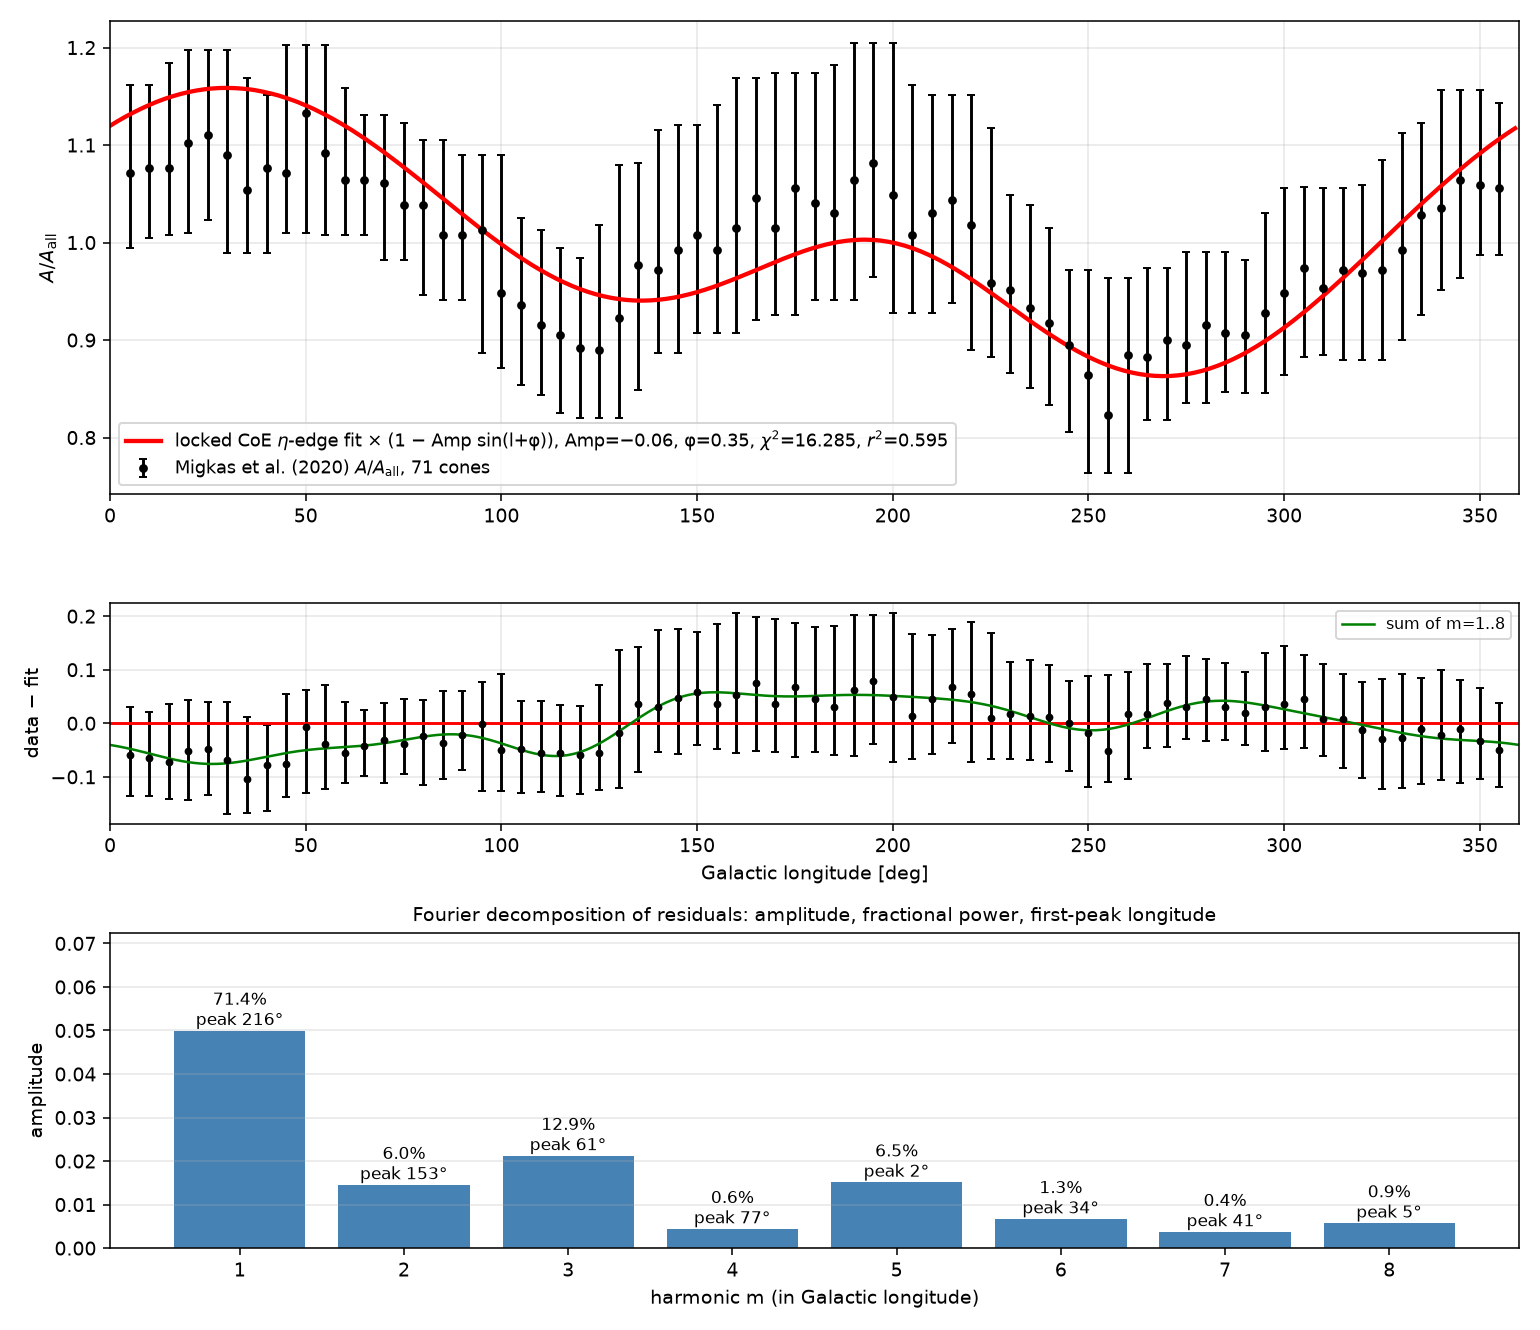

The Python source for this figure:
# Fig 11 variant WITH the sheet sin-amp transformation: model*(1-Amp*sin(2pi l/360+phi)), Amp=-0.06, phi=0.35 rad (as in L04_migkas_rotation.py / Fig 3).
# A/A_all data + locked CoE eta-edge fit, residuals, and Fourier decomposition of the residuals in l.
# Same data and model files as Fig04_amp_full.py.
import os,json,numpy as np,matplotlib;matplotlib.use('Agg');import matplotlib.pyplot as plt
H=os.path.dirname(os.path.abspath(__file__))
d=np.genfromtxt('/workspace/cosmology/migkas/fig6_digitized.csv',delimiter=',',names=True);l,y=d['l_deg'],d['A_over_Aall'];el,eh=d['A_err_low'],d['A_err_high'];s=0.5*(el+eh)
c=np.loadtxt('/workspace/cosmology-course/notes/catwise-eta-migkas-fit-d14.3.csv',delimiter=',',skiprows=1)
AMP,PHI=-0.06,0.35;T=lambda x:1-AMP*np.sin(np.radians(x)+PHI);c[:,1]=c[:,1]*T(c[:,0]);m=np.interp(l,c[:,0],c[:,1],period=360);r=y-m
chi2=float(np.sum(r**2/s**2));r2=float(1-np.sum(r**2)/np.sum((y-y.mean())**2))
# least-squares harmonic fit (points are 5 deg apart but not necessarily full-circle uniform)
M=8;L=np.radians(l);cols=[np.ones_like(L)]
for k in range(1,M+1):cols+=[np.cos(k*L),np.sin(k*L)]
X=np.stack(cols,1);coef=np.linalg.lstsq(X,r,rcond=None)[0]
a=coef[1::2];b=coef[2::2];amp=np.hypot(a,b);ph=np.degrees(np.arctan2(b,a))%360  # r ~ amp*cos(k(l-ph/k))
pw=amp**2/2;frac=pw/np.sum(pw);peak=(ph/np.arange(1,M+1))%(360/np.arange(1,M+1))
fig,ax=plt.subplots(3,1,figsize=(11,9.5),gridspec_kw=dict(height_ratios=[3,1.4,2]))
ax[0].errorbar(l,y,[el,eh],fmt='ko',ms=3.5,capsize=2,label='Migkas et al. (2020) $A/A_{\\rm all}$, 71 cones')
ax[0].plot(c[:,0],c[:,1],'r',lw=2.2,label=f'locked CoE $\\eta$-edge fit × (1 − Amp sin(l+φ)), Amp=−0.06, φ=0.35, $\\chi^2$={chi2:.3f}, $r^2$={r2:.3f}')
ax[0].set_ylabel('$A/A_{\\rm all}$');ax[0].legend(fontsize=9);ax[0].grid(alpha=.3);ax[0].set_xlim(0,360)
ax[1].errorbar(l,r,[el,eh],fmt='ko',ms=3,capsize=2);ax[1].axhline(0,color='r')
lf=np.linspace(0,360,721);ax[1].plot(lf,np.stack([np.ones_like(lf)]+sum([[np.cos(k*np.radians(lf)),np.sin(k*np.radians(lf))] for k in range(1,M+1)],[]),1)@coef,'g',lw=1.3,label=f'sum of m=1..{M}')
ax[1].set_ylabel('data − fit');ax[1].set_xlabel('Galactic longitude [deg]');ax[1].set_xlim(0,360);ax[1].grid(alpha=.3);ax[1].legend(fontsize=8)
k=np.arange(1,M+1);ax[2].bar(k,amp,color='steelblue')
for i in range(M):ax[2].text(k[i],amp[i],f'{100*frac[i]:.1f}%\npeak {peak[i]:.0f}°',ha='center',va='bottom',fontsize=8.5)
ax[2].set_xlabel('harmonic m (in Galactic longitude)');ax[2].set_ylabel('amplitude');ax[2].set_xticks(k);ax[2].set_ylim(0,amp.max()*1.45);ax[2].grid(alpha=.3,axis='y')
ax[2].set_title('Fourier decomposition of residuals: amplitude, fractional power, first-peak longitude',fontsize=10)
fig.tight_layout();fig.savefig(H+'/A_fit_residual_fourier_sinamp.png',dpi=140,facecolor='white')
out=dict(chi2=chi2,r2=r2,offset=float(coef[0]),modes=[dict(m=int(k[i]),amp=float(amp[i]),phase_deg=float(ph[i]),first_peak_l=float(peak[i]),frac_power=float(frac[i])) for i in range(M)])
json.dump(out,open(H+'/A_fit_residual_fourier_sinamp.json','w'),indent=1);print(json.dumps(out,indent=0))
